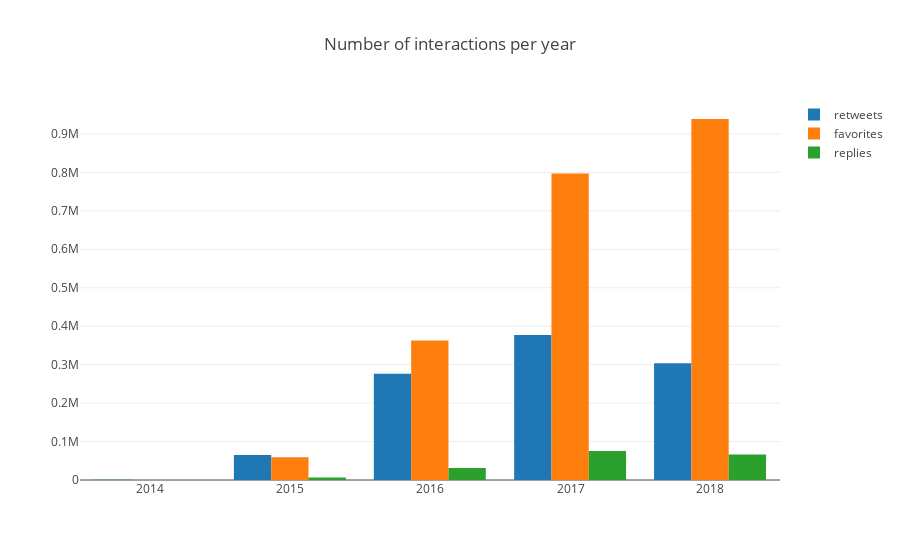

Notebook cell for this chart:
### Markdown cell above
### Por Ano

### Code cell
data = []

for interaction in tweets_sum:
    data.append(go.Bar(
                    x=tweets_sum[interaction]['Y'].index - 1,
                    y=tweets_sum[interaction]['Y'][interaction],
                    name=interaction))

layout = go.Layout(title='Number of interactions per year')
fig = dict(layout=layout, data=data)
offline.iplot(fig)

### Figure 1 — Plotly figure (JSON) as saved in the notebook; plotly's stock layout.template omitted (floating-point values rounded to 4 significant figures)
{"data": [{"name": "retweets", "type": "bar", "x": ["2013-12-31", "2014-12-31", "2015-12-31", "2016-12-31", "2017-12-31"], "y": [435, 65237, 276558, 377049, 303520]}, {"name": "favorites", "type": "bar", "x": ["2013-12-31", "2014-12-31", "2015-12-31", "2016-12-31", "2017-12-31"], "y": [269, 59215, 363061, 796855, 938827]}, {"name": "replies", "type": "bar", "x": ["2013-12-31", "2014-12-31", "2015-12-31", "2016-12-31", "2017-12-31"], "y": [59, 6648, 31422, 75257, 66316]}], "layout": {"title": "Number of interactions per year"}}
